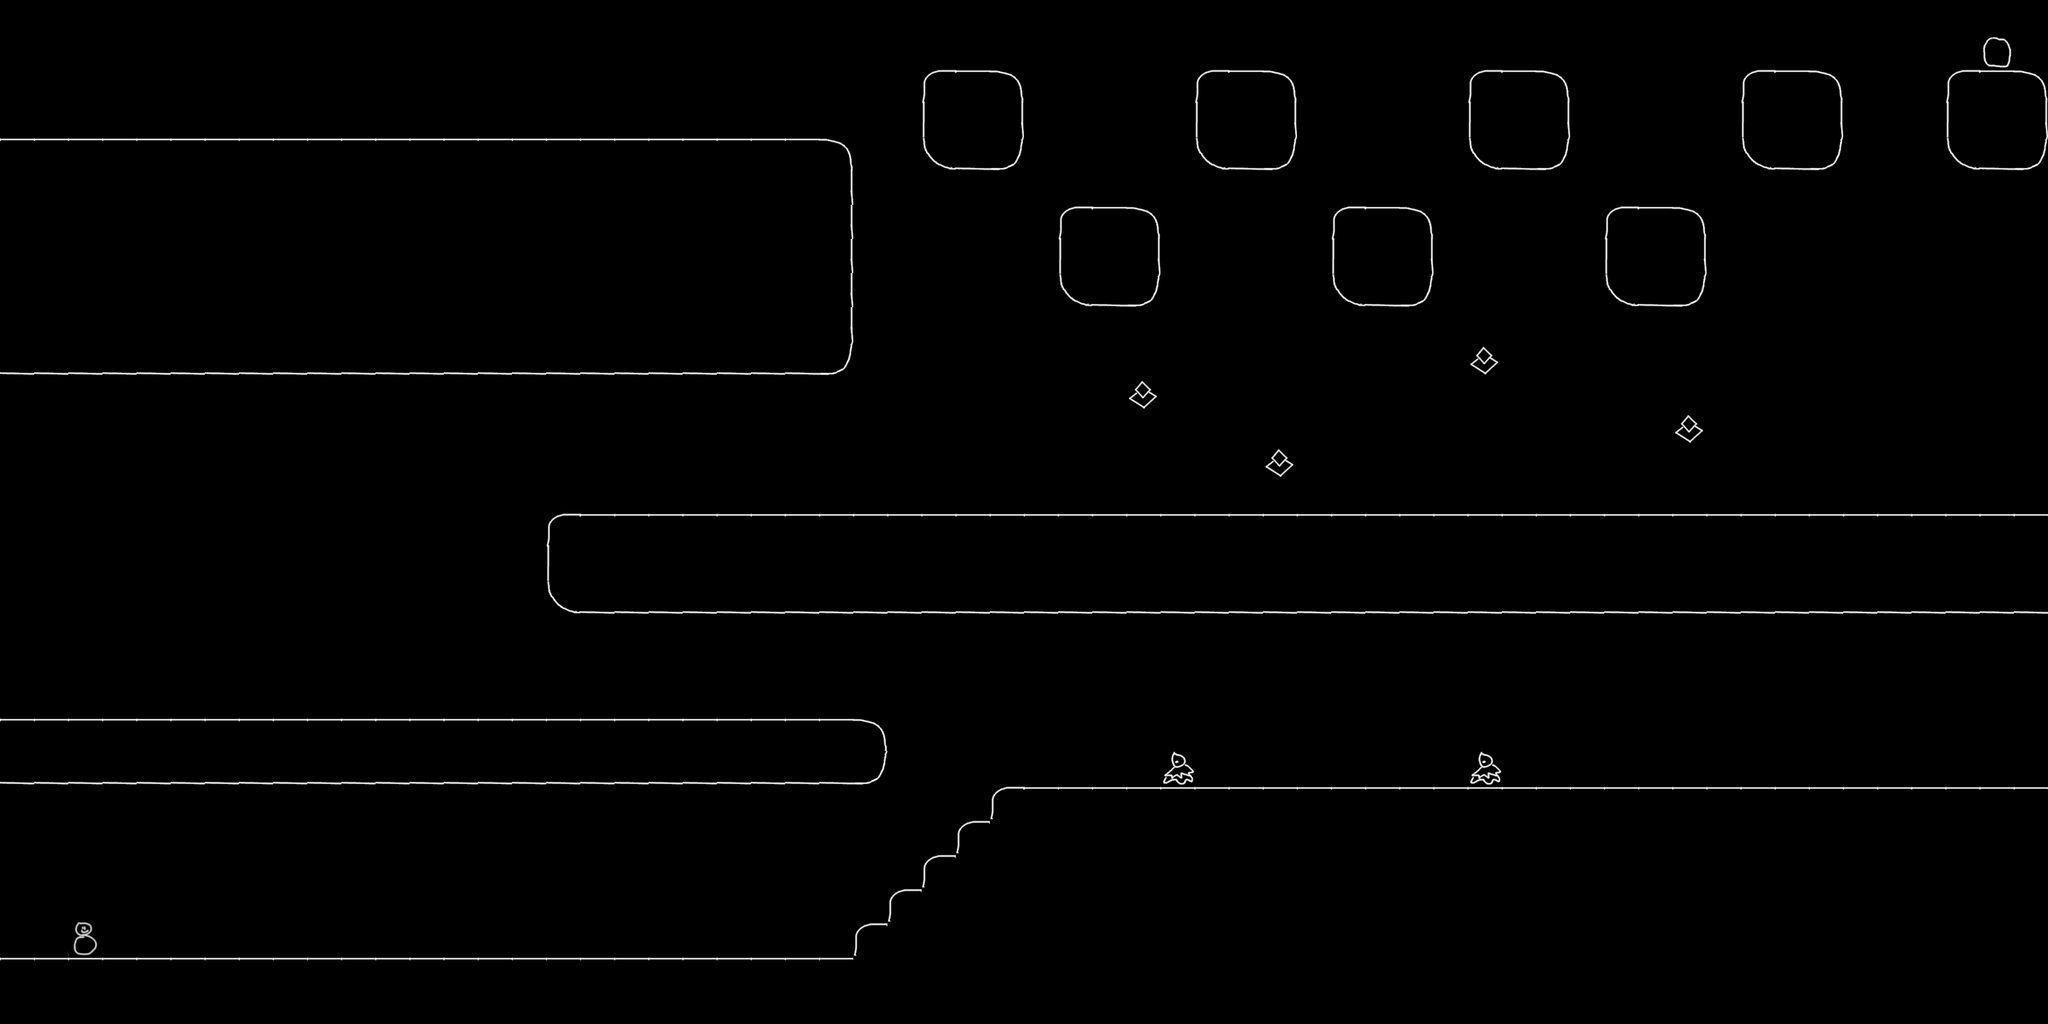

Below is a game level as drawn by its tile map, then a one-line description and the .tmx file that defines it, in full:
An orthogonal 60x30 tile map with 64x64 px tiles, 1 tile layer (Tile Layer 1).

<map version="1.10" tiledversion="1.11.0" orientation="orthogonal" renderorder="right-down" width="60" height="30" tilewidth="64" tileheight="64" infinite="0" nextlayerid="2" nextobjectid="1">
 <tileset firstgid="1" source="tileset.tsx" />
 <layer id="1" name="Tile Layer 1" width="60" height="30">
  <data encoding="csv">
0,0,0,0,0,0,0,0,0,0,0,0,0,0,0,0,0,0,0,0,0,0,0,0,0,0,0,0,0,0,0,0,0,0,0,0,0,0,0,0,0,0,0,0,0,0,0,0,0,0,0,0,0,0,0,0,0,0,0,0,
0,0,0,0,0,0,0,0,0,0,0,0,0,0,0,0,0,0,0,0,0,0,0,0,0,0,0,0,0,0,0,0,0,0,0,0,0,0,0,0,0,0,0,0,0,0,0,0,0,0,0,0,0,0,0,0,0,0,25,0,
0,0,0,0,0,0,0,0,0,0,0,0,0,0,0,0,0,0,0,0,0,0,0,0,0,0,0,1,2,3,0,0,0,0,0,1,2,3,0,0,0,0,0,1,2,3,0,0,0,0,0,1,2,3,0,0,0,1,2,3,
0,0,0,0,0,0,0,0,0,0,0,0,0,0,0,0,0,0,0,0,0,0,0,0,0,0,0,11,12,13,0,0,0,0,0,11,12,13,0,0,0,0,0,11,12,13,0,0,0,0,0,11,12,13,0,0,0,11,12,13,
2,2,2,2,2,2,2,2,2,2,2,2,2,2,2,2,2,2,2,2,2,2,2,2,3,0,0,21,22,23,0,0,0,0,0,21,22,23,0,0,0,0,0,21,22,23,0,0,0,0,0,21,22,23,0,0,0,21,22,23,
12,12,12,12,12,12,12,12,12,12,12,12,12,12,12,12,12,12,12,12,12,12,12,12,13,0,0,0,0,0,0,0,0,0,0,0,0,0,0,0,0,0,0,0,0,0,0,0,0,0,0,0,0,0,0,0,0,0,0,0,
12,12,12,12,12,12,12,12,12,12,12,12,12,12,12,12,12,12,12,12,12,12,12,12,13,0,0,0,0,0,0,1,2,3,0,0,0,0,0,1,2,3,0,0,0,0,0,1,2,3,0,0,0,0,0,0,0,0,0,0,
12,12,12,12,12,12,12,12,12,12,12,12,12,12,12,12,12,12,12,12,12,12,12,12,13,0,0,0,0,0,0,11,12,13,0,0,0,0,0,11,12,13,0,0,0,0,0,11,12,13,0,0,0,0,0,0,0,0,0,0,
12,12,12,12,12,12,12,12,12,12,12,12,12,12,12,12,12,12,12,12,12,12,12,12,13,0,0,0,0,0,0,21,22,23,0,0,0,0,0,21,22,23,0,0,0,0,0,21,22,23,0,0,0,0,0,0,0,0,0,0,
12,12,12,12,12,12,12,12,12,12,12,12,12,12,12,12,12,12,12,12,12,12,12,12,13,0,0,0,0,0,0,0,0,0,0,0,0,0,0,0,0,0,0,0,0,0,0,0,0,0,0,0,0,0,0,0,0,0,0,0,
22,22,22,22,22,22,22,22,22,22,22,22,22,22,22,22,22,22,22,22,22,22,22,22,23,0,0,0,0,0,0,0,0,0,0,0,0,0,0,0,0,0,0,15,0,0,0,0,0,0,0,0,0,0,0,0,0,0,0,0,
0,0,0,0,0,0,0,0,0,0,0,0,0,0,0,0,0,0,0,0,0,0,0,0,0,0,0,0,0,0,0,0,0,15,0,0,0,0,0,0,0,0,0,0,0,0,0,0,0,0,0,0,0,0,0,0,0,0,0,0,
0,0,0,0,0,0,0,0,0,0,0,0,0,0,0,0,0,0,0,0,0,0,0,0,0,0,0,0,0,0,0,0,0,0,0,0,0,0,0,0,0,0,0,0,0,0,0,0,0,15,0,0,0,0,0,0,0,0,0,0,
0,0,0,0,0,0,0,0,0,0,0,0,0,0,0,0,0,0,0,0,0,0,0,0,0,0,0,0,0,0,0,0,0,0,0,0,0,15,0,0,0,0,0,0,0,0,0,0,0,0,0,0,0,0,0,0,0,0,0,0,
0,0,0,0,0,0,0,0,0,0,0,0,0,0,0,0,0,0,0,0,0,0,0,0,0,0,0,0,0,0,0,0,0,0,0,0,0,0,0,0,0,0,0,0,0,0,0,0,0,0,0,0,0,0,0,0,0,0,0,0,
0,0,0,0,0,0,0,0,0,0,0,0,0,0,0,0,1,2,2,2,2,2,2,2,2,2,2,2,2,2,2,2,2,2,2,2,2,2,2,2,2,2,2,2,2,2,2,2,2,2,2,2,2,2,2,2,2,2,2,2,
0,0,0,0,0,0,0,0,0,0,0,0,0,0,0,0,11,12,12,12,12,12,12,12,12,12,12,12,12,12,12,12,12,12,12,12,12,12,12,12,12,12,12,12,12,12,12,12,12,12,12,12,12,12,12,12,12,12,12,12,
0,0,0,0,0,0,0,0,0,0,0,0,0,0,0,0,21,22,22,22,22,22,22,22,22,22,22,22,22,22,22,22,22,22,22,22,22,22,22,22,22,22,22,22,22,22,22,22,22,22,22,22,22,22,22,22,22,22,22,22,
0,0,0,0,0,0,0,0,0,0,0,0,0,0,0,0,0,0,0,0,0,0,0,0,0,0,0,0,0,0,0,0,0,0,0,0,0,0,0,0,0,0,0,0,0,0,0,0,0,0,0,0,0,0,0,0,0,0,0,0,
0,0,0,0,0,0,0,0,0,0,0,0,0,0,0,0,0,0,0,0,0,0,0,0,0,0,0,0,0,0,0,0,0,0,0,0,0,0,0,0,0,0,0,0,0,0,0,0,0,0,0,0,0,0,0,0,0,0,0,0,
0,0,0,0,0,0,0,0,0,0,0,0,0,0,0,0,0,0,0,0,0,0,0,0,0,0,0,0,0,0,0,0,0,0,0,0,0,0,0,0,0,0,0,0,0,0,0,0,0,0,0,0,0,0,0,0,0,0,0,0,
2,2,2,2,2,2,2,2,2,2,2,2,2,2,2,2,2,2,2,2,2,2,2,2,2,3,0,0,0,0,0,0,0,0,0,0,0,0,0,0,0,0,0,0,0,0,0,0,0,0,0,0,0,0,0,0,0,0,0,0,
22,22,22,22,22,22,22,22,22,22,22,22,22,22,22,22,22,22,22,22,22,22,22,22,22,23,0,0,0,0,0,0,0,0,5,0,0,0,0,0,0,0,0,5,0,0,0,0,0,0,0,0,0,0,0,0,0,0,0,0,
0,0,0,0,0,0,0,0,0,0,0,0,0,0,0,0,0,0,0,0,0,0,0,0,0,0,0,0,0,1,2,2,2,2,2,2,2,2,2,2,2,2,2,2,2,2,2,2,2,2,2,2,2,2,2,2,2,2,2,2,
0,0,0,0,0,0,0,0,0,0,0,0,0,0,0,0,0,0,0,0,0,0,0,0,0,0,0,0,1,12,12,12,12,12,12,12,12,12,12,12,12,12,12,12,12,12,12,12,12,12,12,12,12,12,12,12,12,12,12,12,
0,0,0,0,0,0,0,0,0,0,0,0,0,0,0,0,0,0,0,0,0,0,0,0,0,0,0,1,12,12,12,12,12,12,12,12,12,12,12,12,12,12,12,12,12,12,12,12,12,12,12,12,12,12,12,12,12,12,12,12,
0,0,0,0,0,0,0,0,0,0,0,0,0,0,0,0,0,0,0,0,0,0,0,0,0,0,1,12,12,12,12,12,12,12,12,12,12,12,12,12,12,12,12,12,12,12,12,12,12,12,12,12,12,12,12,12,12,12,12,12,
0,0,14,0,0,0,0,0,0,0,0,0,0,0,0,0,0,0,0,0,0,0,0,0,0,1,12,12,12,12,12,12,12,12,12,12,12,12,12,12,12,12,12,12,12,12,12,12,12,12,12,12,12,12,12,12,12,12,12,12,
2,2,2,2,2,2,2,2,2,2,2,2,2,2,2,2,2,2,2,2,2,2,2,2,2,12,12,12,12,12,12,12,12,12,12,12,12,12,12,12,12,12,12,12,12,12,12,12,12,12,12,12,12,12,12,12,12,12,12,12,
12,12,12,12,12,12,12,12,12,12,12,12,12,12,12,12,12,12,12,12,12,12,12,12,12,12,12,12,12,12,12,12,12,12,12,12,12,12,12,12,12,12,12,12,12,12,12,12,12,12,12,12,12,12,12,12,12,12,12,12
</data>
 </layer>
</map>
